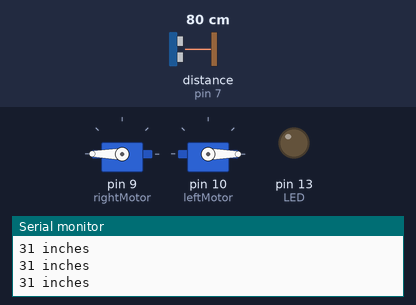
Bench run of a sketch on a simulated Arduino Uno, built with avr-gcc and run on an emulated ATmega328P. On the bench: 2 × servo, output pins drawn as LEDs (lit = HIGH), the last lines printed to the serial monitor. Wiring (inferred from the names in the program): ultrasonic range finder: trigger pin 4; echo pin 7. Inputs (shaded band) come from the test bench; at power-on: distance to the obstacle (sensor on pin 7) 80 cm. The echo pulse lasts 58.3 µs per cm; pins used as bus, display or sensor lines are not drawn.

Above: at 1.3 s.
1.4 s: distance to the obstacle (sensor on pin 7) set to 20 cm
2.9 s: distance to the obstacle (sensor on pin 7) set to 16 cm
At 5.6 s:
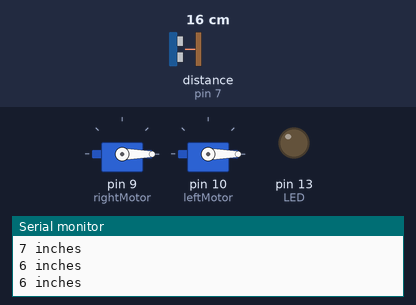
5.9 s: distance to the obstacle (sensor on pin 7) set to 13 cm
At 6.9 s:
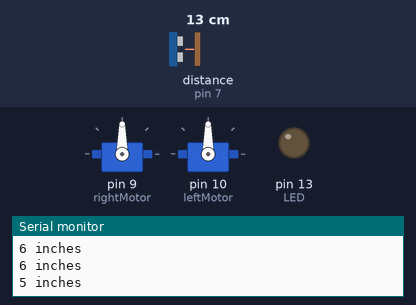
8.1 s: distance to the obstacle (sensor on pin 7) set to 18 cm
At 10.6 s:
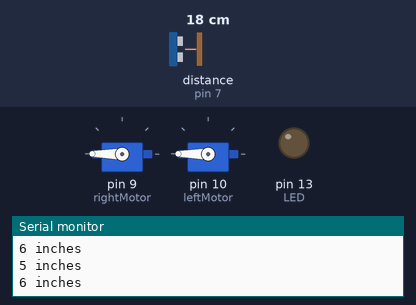
11.1 s: distance to the obstacle (sensor on pin 7) set to 2 cm
At 13.4 s:
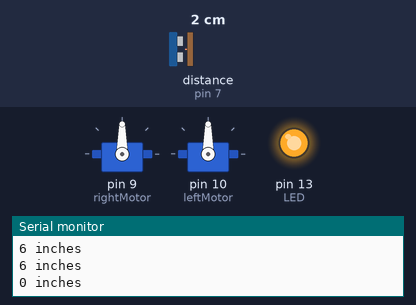
Timing chart, 0 to 18.1 s (numbered marks = the images above; inputs shaded):
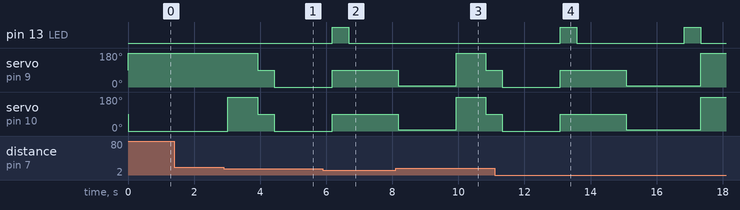

The sketch:

FUNdamentals_Day5-Obstacle_Avoiding_Robot.ino
```cpp
/*
 * Krystal Bernal
 * Engineering FUNdamentals
 * Day 5: Obstacle Avoiding Robot
 * This program uses a 4-pin Ultrasonic Sensor
 * and 2 Continuous Rotation Servos.
 * Last updated: 5/6/16
*/

/*
 * 180: Turn clockwise
 * 90:  Stops the motor
 * 0:   Turn counterclockwise
*/

#include <Servo.h> //include Servo library

Servo leftMotor;
Servo rightMotor; //declare motors

//pins for the ultrasonic sensor
const int trigPin = 4;  //sound output
const int echoPin = 7;  //sound input

int rightDistance;
int leftDistance;

const int LED = 13; //pin for LED

const int Lforward = 0;
const int Rforward = 180;

const int right = 180;
const int left = 0;
const int neutral = 90;

void setup() {
  Serial.begin(9600);                 //connect to the serial monitor

  rightMotor.attach(9);               //send signals to right motor through pin 5
  leftMotor.attach(10);               //send signals to left motor through pin 6
  rightMotor.write(neutral);          //set the motors to stop
  leftMotor.write(neutral);

  pinMode(trigPin, OUTPUT);           //the trigger pin is an output because it makes a sound
  pinMode(echoPin, INPUT);            // the echo pin is an input because it listens for the sound

  pinMode(LED, OUTPUT);
}

void loop() {

  int distance = checkDistance(); //check the distance in front
  if (distance > 6){              //if it is clear, move forward
      rightMotor.write(Rforward);
      leftMotor.write(Lforward);
      delay(500);
  }else if (distance <= 6){     //if something is blocking, do this routine
    rightMotor.write(neutral);            //stop
    leftMotor.write(neutral);

    rightMotor.write(right);              // turn right
    leftMotor.write(right);
    delay(900);

    rightMotor.write(neutral);
    leftMotor.write(neutral);
    rightDistance = checkDistance();      // check for objects
    delay(500);

    rightMotor.write(left);               // turn left
    leftMotor.write(left);
    delay(1750);

    rightMotor.write(neutral);
    leftMotor.write(neutral);
    leftDistance = checkDistance();       // check for objects
    delay(500);

    rightMotor.write(neutral);            //stop
    leftMotor.write(neutral);
    delay(1000);

    chooseDirection(rightDistance, leftDistance); //choose which way to go
  }
}

void chooseDirection(int right, int left)
{
  if (left > right){            //if left has more room
    leftMotor.write(Lforward);  //keep going left
    rightMotor.write(Rforward);
    delay(500);
  }else if (right > left){      //if right has more room
    leftMotor.write(right);     //turn right
    rightMotor.write(right);
    delay(1750);
  }else{                        //if both sides are blocked
    leftMotor.write(left);
    rightMotor.write(left);     //turn backwards
    delay(900);
  }
}

int checkDistance(){

  digitalWrite(trigPin, LOW);
  delayMicroseconds(2);
  digitalWrite(trigPin, HIGH);  //send some sound
  delayMicroseconds(10);
  digitalWrite(trigPin, LOW);

  /*
   *  Duration is the time in microseconds from the sending of the ping to the reception of its echo off of an object.
   *  pulseIn() waits for the pin to go HIGH, starts timing, then waits for the pin to go LOW and stops timing.
   *  Returns the length of the pulse in microseconds or 0 if no complete pulse was received within the timeout.
   */
  long duration = pulseIn(echoPin, HIGH); //listen for the sound
  int inches = duration / 74 / 2;         //count how far a away it came from

  Serial.print(inches);                   //print the distance in the serial monitor
  Serial.println(" inches");

  if (inches < 6){                        //turn the LED on if an object is close
    digitalWrite(LED, HIGH);
    delay(500);
    digitalWrite(LED, LOW);
    }

  return inches;
}
```

Measured:
- the behaviour switches between 19 and 18 cm on distance to the obstacle (sensor on pin 7) (found by bisection; images 0 and 1)
- the behaviour switches between 16 and 15 cm on distance to the obstacle (sensor on pin 7) (found by bisection; images 1 and 2)
- after the input at 2.9 s, servo on pin 9 (rightMotor): 180° → 90° after 1.0 s, → 0° 0.50 s later; servo on pin 10 (leftMotor): 0° → 180° after 0.12 s, → 90° 0.90 s later, → 0° 0.50 s later
- after the input at 5.9 s, pin 13 (LED): LOW → HIGH after 0.28 s, → LOW 0.50 s later; servo on pin 9 (rightMotor), servo on pin 10 (leftMotor): goes on until 6.2 s, then stays 90°
- after the input at 8.1 s, pin 13 (LED): stays LOW (without the input it goes to HIGH after 1.8 s)
- after the input at 11.1 s, pin 13 (LED): alternates HIGH for 0.50 s and LOW for 3.3 s, starting after 2.0 s
